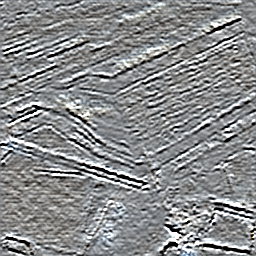
#> input picture caffe/3 deep supervision pure dense/backup/backup1/image_log/albedo_predict_gy_.png, 256 x 256 px, given in place of out_merge.png, which was not available
$ python cal_mse.py
#> lines starting #> are read from the running program, lines starting #| are printed output that depends on the picture; pictures that were not available may be replaced by others from this repository, and a replacement may not be noted
import numpy as np
import cv2

def mse(im,gt):
    # m = np.mean((a-b)**2)
    alpha = np.sum(im * gt) / np.sum(im**2)
    si_mse = np.average((im*alpha - gt)**2)
    return si_mse

ori = cv2.imread('out_merge.png')/255.
di = cv2.imread('direct_intrinsics.png')/255.
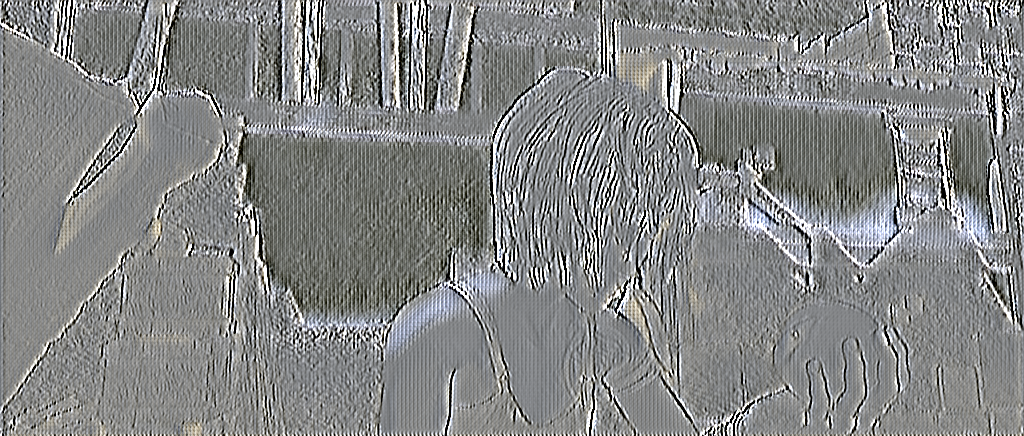
#> input picture caffe/3 deep supervision pure dense/backup/backup1/test_albedo_gx.png, 1024 x 436 px, given in place of direct_intrinsics.png, which was not available
gt = cv2.imread('gt.png')/255.
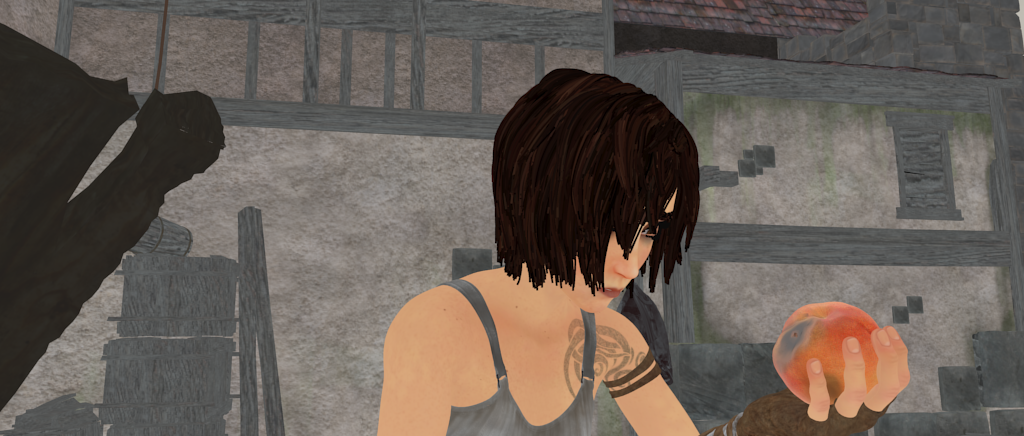
#> input picture evaluate intrinsic images/images/gt.png, 1024 x 436 px, found by its file name
res = cv2.imread('res.png')/255.

gt = gt[0:416,:,:]
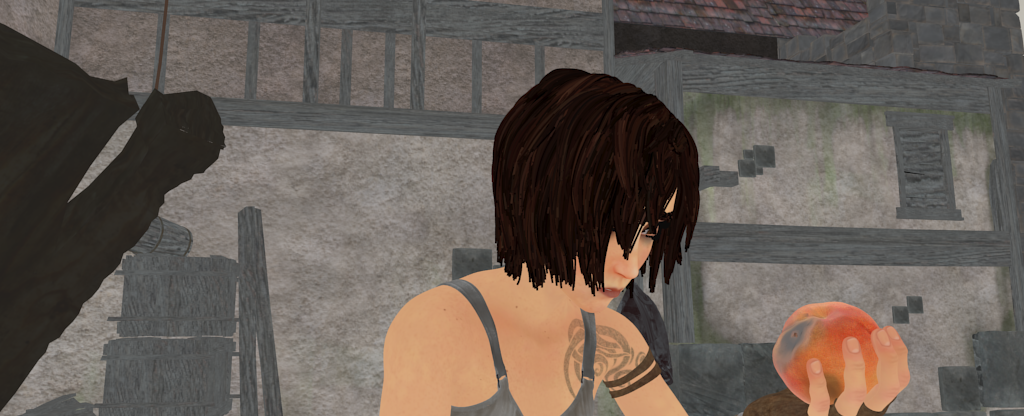
#> gt: shape (416, 1024, 3) float64; mean B, G, R 0.332, 0.361, 0.399
di = di[0:416,:,:]
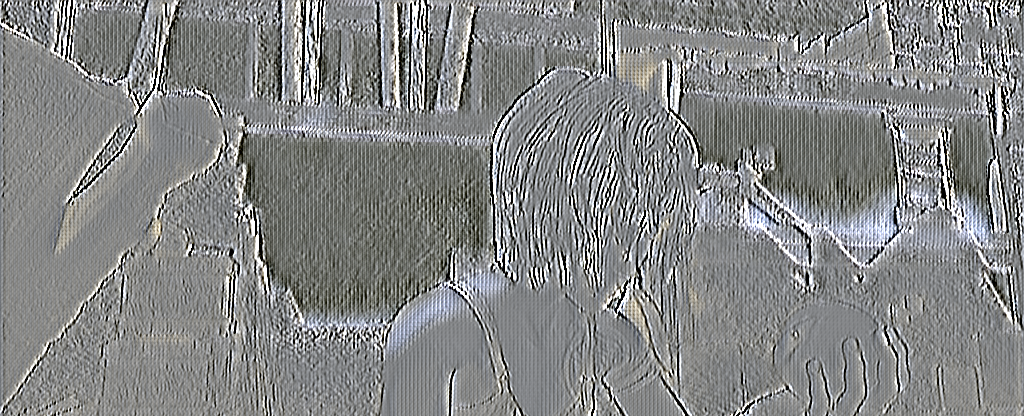
#> di: shape (416, 1024, 3) float64; mean B, G, R 0.525, 0.525, 0.52

#> (the run stopped early here; a loop or call above may not have finished)
